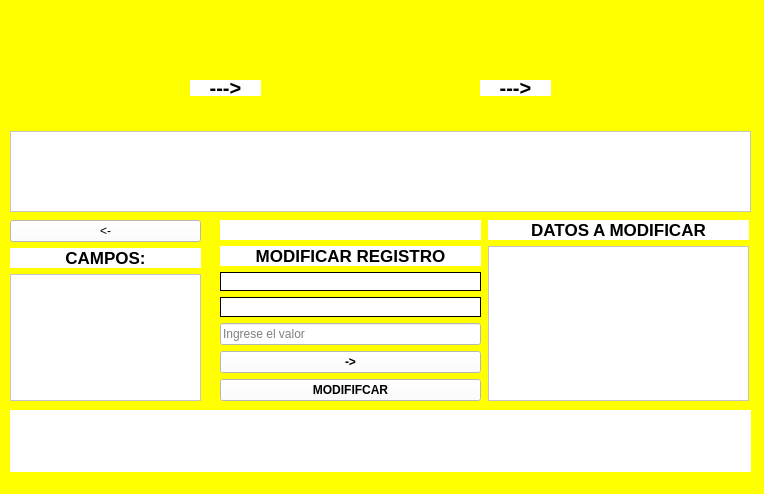
<?xml version="1.0" encoding="UTF-8"?>
<ui version="4.0">
 <class>VentanaModificarRegistros</class>
 <widget class="QMainWindow" name="VentanaModificarRegistros">
  <property name="geometry">
   <rect>
    <x>0</x>
    <y>0</y>
    <width>764</width>
    <height>494</height>
   </rect>
  </property>
  <property name="windowTitle">
   <string>MainWindow</string>
  </property>
  <property name="styleSheet">
   <string notr="true">background-color: rgb(255, 255, 0);</string>
  </property>
  <widget class="QWidget" name="centralwidget">
   <widget class="QLabel" name="imagen">
    <property name="geometry">
     <rect>
      <x>10</x>
      <y>40</y>
      <width>161</width>
      <height>81</height>
     </rect>
    </property>
    <property name="text">
     <string/>
    </property>
    <property name="pixmap">
     <pixmap>../mutimedia/base3.png</pixmap>
    </property>
    <property name="scaledContents">
     <bool>true</bool>
    </property>
   </widget>
   <widget class="QWidget" name="layoutWidget">
    <property name="geometry">
     <rect>
      <x>220</x>
      <y>220</y>
      <width>261</width>
      <height>181</height>
     </rect>
    </property>
    <layout class="QVBoxLayout" name="verticalLayout">
     <item>
      <widget class="QLabel" name="nombretabla">
       <property name="font">
        <font>
         <pointsize>13</pointsize>
         <weight>75</weight>
         <bold>true</bold>
        </font>
       </property>
       <property name="styleSheet">
        <string notr="true">background-color: rgb(255, 255, 255);</string>
       </property>
       <property name="text">
        <string/>
       </property>
       <property name="alignment">
        <set>Qt::AlignCenter</set>
       </property>
      </widget>
     </item>
     <item>
      <widget class="QLabel" name="titulo">
       <property name="font">
        <font>
         <pointsize>13</pointsize>
         <weight>75</weight>
         <bold>true</bold>
        </font>
       </property>
       <property name="styleSheet">
        <string notr="true">background-color: rgb(255, 255, 255);</string>
       </property>
       <property name="text">
        <string>MODIFICAR REGISTRO</string>
       </property>
       <property name="alignment">
        <set>Qt::AlignCenter</set>
       </property>
      </widget>
     </item>
     <item>
      <widget class="QLabel" name="error">
       <property name="font">
        <font>
         <weight>75</weight>
         <bold>true</bold>
        </font>
       </property>
       <property name="styleSheet">
        <string notr="true">background-color: rgb(255, 255, 255);</string>
       </property>
       <property name="frameShape">
        <enum>QFrame::Box</enum>
       </property>
       <property name="text">
        <string/>
       </property>
       <property name="alignment">
        <set>Qt::AlignCenter</set>
       </property>
      </widget>
     </item>
     <item>
      <widget class="QLabel" name="campo">
       <property name="font">
        <font>
         <weight>75</weight>
         <bold>true</bold>
        </font>
       </property>
       <property name="styleSheet">
        <string notr="true">background-color: rgb(255, 255, 255);</string>
       </property>
       <property name="frameShape">
        <enum>QFrame::Box</enum>
       </property>
       <property name="text">
        <string/>
       </property>
       <property name="alignment">
        <set>Qt::AlignCenter</set>
       </property>
      </widget>
     </item>
     <item>
      <widget class="QLineEdit" name="valor">
       <property name="styleSheet">
        <string notr="true">background-color: rgb(255, 255, 255);</string>
       </property>
       <property name="placeholderText">
        <string>Ingrese el valor</string>
       </property>
      </widget>
     </item>
     <item>
      <widget class="QPushButton" name="guardar">
       <property name="font">
        <font>
         <weight>75</weight>
         <bold>true</bold>
        </font>
       </property>
       <property name="styleSheet">
        <string notr="true">QPushButton:hover{
	
	
	background-color: rgb(0, 170, 255);
}

QPushButton{
	background-color: rgb(255, 255, 255);
}</string>
       </property>
       <property name="text">
        <string>-&gt;</string>
       </property>
      </widget>
     </item>
     <item>
      <widget class="QPushButton" name="insertar">
       <property name="font">
        <font>
         <weight>75</weight>
         <bold>true</bold>
        </font>
       </property>
       <property name="styleSheet">
        <string notr="true">QPushButton:hover{
	
	
	background-color: rgb(255, 0, 0);
	color: rgb(255, 255, 255);
}

QPushButton{
	background-color: rgb(255, 255, 255);
	color: rgb(0, 0, 0);
}</string>
       </property>
       <property name="text">
        <string>MODIFIFCAR</string>
       </property>
      </widget>
     </item>
    </layout>
   </widget>
   <widget class="QLabel" name="exito">
    <property name="geometry">
     <rect>
      <x>10</x>
      <y>410</y>
      <width>741</width>
      <height>71</height>
     </rect>
    </property>
    <property name="font">
     <font>
      <pointsize>13</pointsize>
      <weight>75</weight>
      <bold>true</bold>
     </font>
    </property>
    <property name="styleSheet">
     <string notr="true">background-color: rgb(255, 255, 255);</string>
    </property>
    <property name="text">
     <string/>
    </property>
    <property name="alignment">
     <set>Qt::AlignCenter</set>
    </property>
   </widget>
   <widget class="QWidget" name="layoutWidget">
    <property name="geometry">
     <rect>
      <x>10</x>
      <y>220</y>
      <width>191</width>
      <height>181</height>
     </rect>
    </property>
    <layout class="QVBoxLayout" name="verticalLayout_3">
     <item>
      <widget class="QPushButton" name="regresar">
       <property name="styleSheet">
        <string notr="true">QPushButton:hover{
	background-color: rgb(85, 255, 255);
}

QPushButton{
	background-color: rgb(255, 255, 255);
}</string>
       </property>
       <property name="text">
        <string>&lt;-</string>
       </property>
      </widget>
     </item>
     <item>
      <widget class="QLabel" name="titulo_2">
       <property name="font">
        <font>
         <pointsize>13</pointsize>
         <weight>75</weight>
         <bold>true</bold>
        </font>
       </property>
       <property name="styleSheet">
        <string notr="true">background-color: rgb(255, 255, 255);</string>
       </property>
       <property name="text">
        <string>CAMPOS:</string>
       </property>
       <property name="alignment">
        <set>Qt::AlignCenter</set>
       </property>
      </widget>
     </item>
     <item>
      <widget class="QListWidget" name="Campos">
       <property name="styleSheet">
        <string notr="true">background-color: rgb(255, 255, 255);</string>
       </property>
      </widget>
     </item>
    </layout>
   </widget>
   <widget class="QWidget" name="layoutWidget">
    <property name="geometry">
     <rect>
      <x>488</x>
      <y>220</y>
      <width>261</width>
      <height>181</height>
     </rect>
    </property>
    <layout class="QVBoxLayout" name="verticalLayout_2">
     <item>
      <widget class="QLabel" name="titulo_4">
       <property name="font">
        <font>
         <pointsize>13</pointsize>
         <weight>75</weight>
         <bold>true</bold>
        </font>
       </property>
       <property name="styleSheet">
        <string notr="true">background-color: rgb(255, 255, 255);</string>
       </property>
       <property name="text">
        <string>DATOS A MODIFICAR</string>
       </property>
       <property name="alignment">
        <set>Qt::AlignCenter</set>
       </property>
      </widget>
     </item>
     <item>
      <widget class="QListWidget" name="valorcampo">
       <property name="styleSheet">
        <string notr="true">background-color: rgb(255, 255, 255);</string>
       </property>
      </widget>
     </item>
    </layout>
   </widget>
   <widget class="QTableWidget" name="tableWidget">
    <property name="geometry">
     <rect>
      <x>10</x>
      <y>131</y>
      <width>741</width>
      <height>81</height>
     </rect>
    </property>
    <property name="styleSheet">
     <string notr="true">background-color: rgb(255, 255, 255);</string>
    </property>
   </widget>
   <widget class="QLabel" name="imagen_2">
    <property name="geometry">
     <rect>
      <x>290</x>
      <y>40</y>
      <width>161</width>
      <height>81</height>
     </rect>
    </property>
    <property name="text">
     <string/>
    </property>
    <property name="pixmap">
     <pixmap>../mutimedia/base3p.png</pixmap>
    </property>
    <property name="scaledContents">
     <bool>true</bool>
    </property>
   </widget>
   <widget class="QLabel" name="imagen_3">
    <property name="geometry">
     <rect>
      <x>590</x>
      <y>40</y>
      <width>161</width>
      <height>81</height>
     </rect>
    </property>
    <property name="text">
     <string/>
    </property>
    <property name="pixmap">
     <pixmap>../mutimedia/base3f.png</pixmap>
    </property>
    <property name="scaledContents">
     <bool>true</bool>
    </property>
   </widget>
   <widget class="QLabel" name="label">
    <property name="geometry">
     <rect>
      <x>190</x>
      <y>80</y>
      <width>71</width>
      <height>16</height>
     </rect>
    </property>
    <property name="font">
     <font>
      <pointsize>15</pointsize>
      <weight>75</weight>
      <bold>true</bold>
     </font>
    </property>
    <property name="styleSheet">
     <string notr="true">background-color: rgb(255, 255, 255);</string>
    </property>
    <property name="text">
     <string>---&gt;</string>
    </property>
    <property name="alignment">
     <set>Qt::AlignCenter</set>
    </property>
   </widget>
   <widget class="QLabel" name="label_2">
    <property name="geometry">
     <rect>
      <x>480</x>
      <y>80</y>
      <width>71</width>
      <height>16</height>
     </rect>
    </property>
    <property name="font">
     <font>
      <pointsize>15</pointsize>
      <weight>75</weight>
      <bold>true</bold>
     </font>
    </property>
    <property name="styleSheet">
     <string notr="true">background-color: rgb(255, 255, 255);</string>
    </property>
    <property name="text">
     <string>---&gt;</string>
    </property>
    <property name="alignment">
     <set>Qt::AlignCenter</set>
    </property>
   </widget>
  </widget>
  <widget class="QMenuBar" name="menubar">
   <property name="geometry">
    <rect>
     <x>0</x>
     <y>0</y>
     <width>764</width>
     <height>21</height>
    </rect>
   </property>
  </widget>
  <widget class="QStatusBar" name="statusbar"/>
 </widget>
 <resources/>
 <connections/>
</ui>
